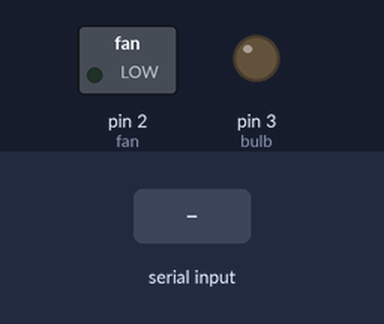
A sketch run on a simulated Arduino Uno, built with avr-gcc and run on an emulated ATmega328P. Shown: switched loads named in the sketch (green lamp = pin HIGH), output pins drawn as LEDs (lit = HIGH). The test bench sets the inputs (shaded band).

Above: at 1.2 s.
1.3 s: "bulb on" received over Serial
At 3.2 s:
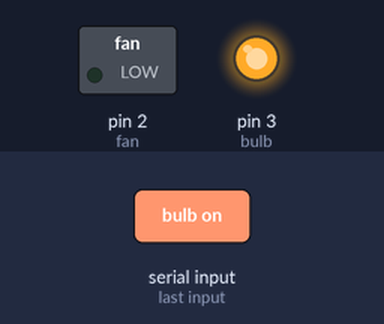
3.8 s: "all on" received over Serial
At 5.1 s:
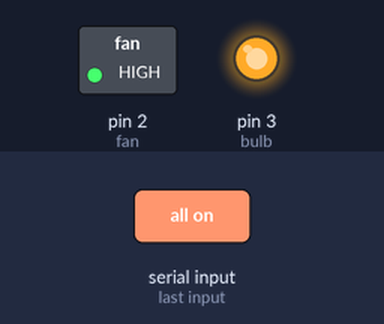
6.3 s: "bulb off" received over Serial
At 8.3 s:
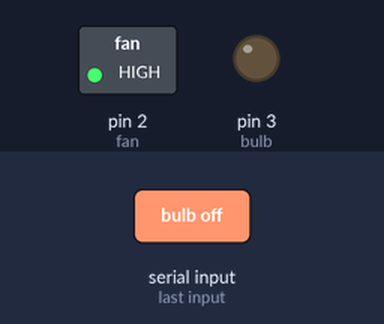
8.8 s: "fan on" received over Serial
At 10.1 s:
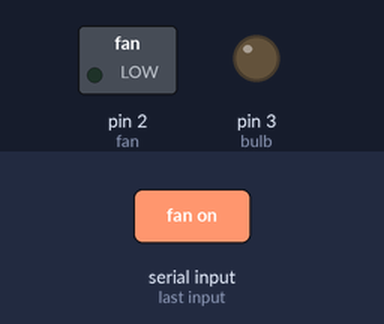
Timing chart, 0 to 11.8 s (numbered marks = the images above; inputs shaded):
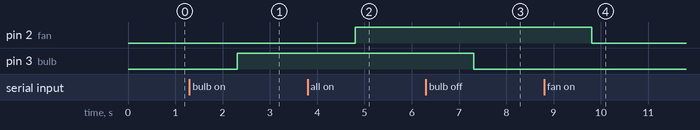

Measured:
- after the input at 1.3 s, pin 3 (bulb): LOW → HIGH after 1.0 s
- after the input at 3.8 s, pin 2 (fan): LOW → HIGH after 1.0 s
- after the input at 6.3 s, pin 3 (bulb): HIGH → LOW after 1.0 s
- after the input at 8.8 s, pin 2 (fan): HIGH → LOW after 1.0 s

The sketch:

Voice_Control_Home_Automation.ino
```cpp
// Coding part is not as tough as Schematic part

#define fan 2
#define bulb 3

void setup() {
  // put your setup code here, to run once:
  Serial.begin(9600);
  pinMode(fan, OUTPUT);
  pinMode(bulb, OUTPUT);
}

void loop() {
  // put your main code here, to run repeatedly:
  if(Serial.available()){
    String voice = Serial.readString();
    if(voice == "fan on"){
      digitalWrite(fan, HIGH);
    }
    if(voice == "fan off"){
      digitalWrite(fan, LOW);
    }
    if(voice == "bulb on"){
      digitalWrite(bulb, HIGH);
    }
    if(voice == "bulb off"){
      digitalWrite(bulb, LOW);
    }
    if(voice == "all on"){
      digitalWrite(fan, HIGH);
      digitalWrite(bulb, HIGH);
    }
    if(voice == "fan on"){
      digitalWrite(fan, LOW);
      digitalWrite(bulb, LOW);
    }
  }
}
```
